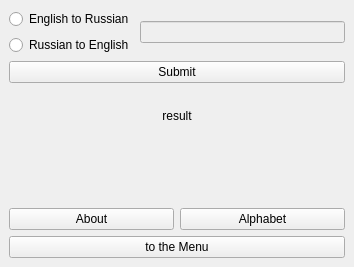
<?xml version="1.0" encoding="UTF-8"?>
<ui version="4.0">
 <class>Translit</class>
 <widget class="QMainWindow" name="Translit">
  <property name="geometry">
   <rect>
    <x>0</x>
    <y>0</y>
    <width>354</width>
    <height>267</height>
   </rect>
  </property>
  <property name="windowTitle">
   <string>MainWindow</string>
  </property>
  <widget class="QWidget" name="centralwidget">
   <layout class="QVBoxLayout" name="verticalLayout_2">
    <item>
     <layout class="QHBoxLayout" name="horizontalLayout">
      <item>
       <layout class="QVBoxLayout" name="verticalLayout">
        <item>
         <widget class="QRadioButton" name="eng_to_rus">
          <property name="text">
           <string>English to Russian</string>
          </property>
         </widget>
        </item>
        <item>
         <widget class="QRadioButton" name="rus_to_eng">
          <property name="text">
           <string>Russian to English</string>
          </property>
         </widget>
        </item>
       </layout>
      </item>
      <item>
       <widget class="QLineEdit" name="string">
        <property name="enabled">
         <bool>false</bool>
        </property>
       </widget>
      </item>
     </layout>
    </item>
    <item>
     <widget class="QPushButton" name="algorithm">
      <property name="text">
       <string>Submit</string>
      </property>
     </widget>
    </item>
    <item>
     <widget class="QLabel" name="label_result">
      <property name="text">
       <string>&lt;html&gt;&lt;head/&gt;&lt;body&gt;&lt;p align=&quot;center&quot;&gt;result&lt;/p&gt;&lt;/body&gt;&lt;/html&gt;</string>
      </property>
     </widget>
    </item>
    <item>
     <widget class="QLabel" name="label_2">
      <property name="text">
       <string/>
      </property>
     </widget>
    </item>
    <item>
     <layout class="QHBoxLayout" name="horizontalLayout_2">
      <item>
       <widget class="QPushButton" name="about_translit">
        <property name="text">
         <string>About</string>
        </property>
       </widget>
      </item>
      <item>
       <widget class="QPushButton" name="example">
        <property name="text">
         <string>Alphabet</string>
        </property>
       </widget>
      </item>
     </layout>
    </item>
    <item>
     <widget class="QPushButton" name="to_menu">
      <property name="text">
       <string>to the Menu</string>
      </property>
     </widget>
    </item>
   </layout>
  </widget>
 </widget>
 <resources/>
 <connections/>
</ui>
